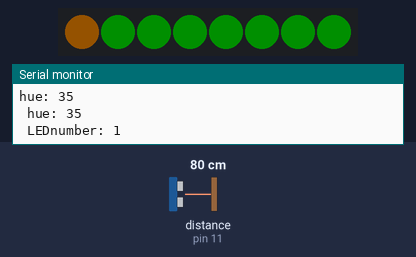
This sketch was run on a simulated Arduino Mega 2560, built with avr-gcc and run on an emulated ATmega2560. On the bench: 8 RGB LEDs in strip order, left to right, the last lines printed to the serial monitor. Wiring (inferred from the names in the program): ultrasonic range finder: trigger pin 10; echo pin 11. The inputs (shaded band) are chosen by the test bench; at power-on: distance to the obstacle (sensor on pin 11) 80 cm. The echo pulse lasts 58.3 µs per cm; dim RGB values are drawn brighter than linear.

Above: at 1.3 s.
1.4 s: distance to the obstacle (sensor on pin 11) set to 2 cm
At 2.0 s:
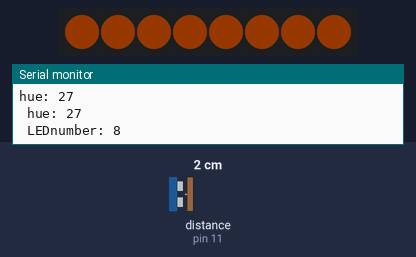
4.6 s: distance to the obstacle (sensor on pin 11) set to 18 cm
At 6.3 s:
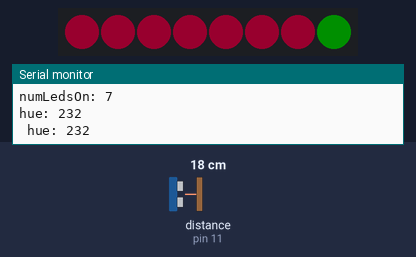
6.6 s: distance to the obstacle (sensor on pin 11) set to 299 cm
At 7.4 s:
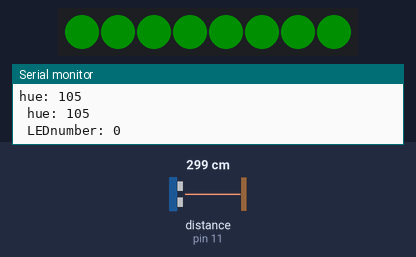
8.3 s: distance to the obstacle (sensor on pin 11) set to 35 cm
At 9.0 s:
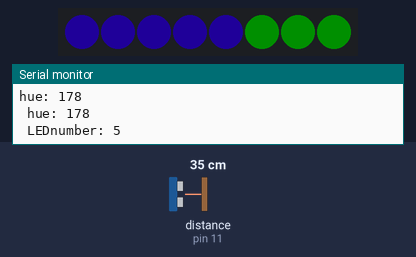
11.5 s: distance to the obstacle (sensor on pin 11) set to 120 cm
At 12.4 s:
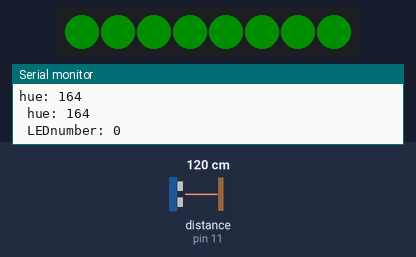
Timing chart, 0 to 14.4 s (numbered marks = the images above; inputs shaded):
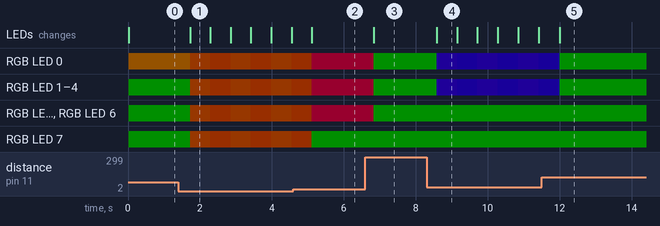

Measured:
- after the input at 1.4 s, RGB LED 0–7: alternates RGB(23, 7, 0) for 0.56 s and RGB(22, 8, 0) for 0.56 s, starting after 0.33 s; the LEDs: change after 0.33 s (image 1)
- after the input at 4.6 s, the LEDs: change after 0.51 s (image 2)
- after the input at 6.6 s, RGB LED 0–6: RGB(23, 0, 7) → RGB(0, 15, 0) after 0.24 s; the LEDs: change after 0.24 s (image 3)
- after the input at 8.3 s, RGB LED 0–4: alternates RGB(5, 0, 25) for 0.57 s and RGB(4, 0, 26) for 0.57 s, starting after 0.28 s; the LEDs: change after 0.28 s (image 4)
- after the input at 11.5 s, the LEDs: change after 0.50 s (image 5)

The sketch:

_main.ino
```cpp
#include "sensorLedManager.h"
#include "ledModule.h"
void setup() {
    Serial.begin(9600);
    initSensorsAndLEDs();
}

void loop() {
    updateSensorsAndLEDs();
    delay(50); // Small delay before the next measurement
}
```

ledModule.cpp
```cpp
// ledModule.cpp - LED Handling

#include "ledModule.h"
#include "config.h"
#include <FastLED.h>   // For CRGB and FastLED functions

// Define the LED array
CRGB leds[NUM_LEDS];

void initLEDs() {
    FastLED.addLeds<NEOPIXEL, LED_PIN>(leds, NUM_LEDS);
    FastLED.setBrightness(30);

   //     for (int i = 0; i < NUM_LEDS; i++) {
      //  leds[i] = CRGB::Red;
    //}
    FastLED.clear();
    FastLED.show();
}

void updateLEDs(int numLedsOn, uint16_t hue) {
    CRGB color = CHSV(hue, 255, 255);
    Serial.print(" hue: ");
    Serial.println(hue);
    Serial.print(" LEDnumber: ");
    Serial.println(numLedsOn);


    for (int i = 0; i < NUM_LEDS; i++) {
        if (i < numLedsOn) {
            leds[i] = color;
        } else {
            leds[i] = CRGB::Green;
        }
    }

    FastLED.show();
    // Do not call FastLED.show() here to optimize performance
}
```

ledModule.h
```cpp
// ledModule.h - LED Module Header

#ifndef LED_MODULE_H
#define LED_MODULE_H

#include <Arduino.h>  // For uint16_t

void initLEDs();
void updateLEDs(int numLedsOn, uint16_t hue);

#endif
```

lightSensorModule.cpp
```cpp

```

microphoneModule.cpp
```cpp

```

remoteControl.cpp
```cpp

```

sensorLedManager.cpp
```cpp
// sensorLedManager.cpp - Sensor and LED Manager

#include "sensorLedManager.h"
#include "ultrasonicSensorModule.h"
#include "ledModule.h"
#include "config.h"
#include <Arduino.h>   // For Arduino functions and types
#include <FastLED.h>   // For FastLED.show()

// Declare global variables
bool sensorConnected[NUM_SENSORS] = {true, false, false}; // Update as needed

void initSensorsAndLEDs() {
    initUltrasonicSensors();
    initLEDs();
}
void updateSensorsAndLEDs() {
    // Choose which sensor to use
    const int sensorIndex = 0; // Use the first sensor (index 0)

    long distance;

    // Check if the chosen sensor is connected
    if (sensorConnected[sensorIndex]) {
        distance = readUltrasonicDistance(sensorIndex + 1);
    } else {
        distance = -1; // Indicate sensor is not connected
    }

    // Process the distance reading
    if (distance == -1) {
        Serial.print("Ultrasonic Sensor ");
        Serial.print(sensorIndex + 1);
        Serial.println(": No valid measurement");

        // Turn off all LEDs since there's no valid measurement
        updateLEDs(0, 0);
    } else {
        Serial.print("Ultrasonic Sensor ");
        Serial.print(sensorIndex + 1);
        Serial.print(": ");
        Serial.print(distance);
        Serial.println(" cm");

        // Calculate the number of LEDs to light up
        int numLedsOn = map(distance, MAX_DISTANCE, MIN_DISTANCE, 0, NUM_LEDS);
        numLedsOn = constrain(numLedsOn, 0, NUM_LEDS);

        // Calculate hue based on distance
        uint8_t hue = map(distance, MAX_DISTANCE, MIN_DISTANCE, 0, 255);

        // Debugging output
        Serial.print("numLedsOn: ");
        Serial.println(numLedsOn);
        Serial.print("hue: ");
        Serial.println(hue);

        // Update the LEDs
        updateLEDs(numLedsOn, hue);
    }

    // Show the updated LED states
    FastLED.show();

    // Add a delay to avoid rapid updates
    delay(500);
}
```

sensorLedManager.h
```cpp
// sensorLedManager.h - Sensor and LED Manager Header

#ifndef SENSOR_LED_MANAGER_H
#define SENSOR_LED_MANAGER_H

void initSensorsAndLEDs();
void updateSensorsAndLEDs();

#endif
```

tempSensorModule.cpp
```cpp

```

ultrasonicSensorModule.cpp
```cpp
// ultrasonicSensorModule.cpp - Ultrasonic Sensor Handling

#include "ultrasonicSensorModule.h"
#include "config.h"
#include <Arduino.h>

void initUltrasonicSensors() {
    pinMode(TRIGGER_PIN_1, OUTPUT);
    pinMode(ECHO_PIN_1, INPUT);
    // Initialize other sensors if connected
}

long readUltrasonicDistance(int sensorIndex) {
    int triggerPin, echoPin;

    switch (sensorIndex) {
        case 1:
            triggerPin = TRIGGER_PIN_1;
            echoPin = ECHO_PIN_1;
            break;
        // Add cases for other sensors if needed
        default:
            return -1; // Invalid sensor index
    }

    // Trigger the ultrasonic sensor
    digitalWrite(triggerPin, LOW);
    delayMicroseconds(5);
    digitalWrite(triggerPin, HIGH);
    delayMicroseconds(10);
    digitalWrite(triggerPin, LOW);

    // Read the echo time
    long duration = pulseIn(echoPin, HIGH, 26000); // Timeout after ~450cm
    if (duration == 0) {
        return -1; // No echo received
    }
    long distance = (duration / 2) * 0.03432;       // Convert to centimeters

    return distance;
}
```

ultrasonicSensorModule.h
```cpp
// ultrasonicSensorModule.h - Ultrasonic Sensor Module Header

#ifndef ULTRASONIC_SENSOR_MODULE_H
#define ULTRASONIC_SENSOR_MODULE_H

void initUltrasonicSensors();
long readUltrasonicDistance(int sensorIndex);

#endif
```

config.h
```cpp
// _config.h - Configuration File

#ifndef CONFIG_H
#define CONFIG_H

// Pin configuration
#define LED_PIN         42      // Pin connected to the NeoPixel matrix
#define MATRIX_WIDTH    8       // Number of LEDs in your strip
#define MATRIX_HEIGHT   1       // Height is 1 for a strip
#define NUM_LEDS        (MATRIX_WIDTH * MATRIX_HEIGHT)
#define NUM_SENSORS     3       // Number of ultrasonic sensors

// Ultrasonic sensor pins
#define TRIGGER_PIN_1   10      // Pin connected to ultrasonic sensor 1 trigger
#define ECHO_PIN_1      11      // Pin connected to ultrasonic sensor 1 echo
#define TRIGGER_PIN_2   12      // Pin connected to ultrasonic sensor 2 trigger
#define ECHO_PIN_2      13      // Pin connected to ultrasonic sensor 2 echo
#define TRIGGER_PIN_3   14      // Pin connected to ultrasonic sensor 3 trigger
#define ECHO_PIN_3      15      // Pin connected to ultrasonic sensor 3 echo

// Sensor thresholds
const int MIN_DISTANCE = 10;    // Minimum distance to start lighting LEDs (in cm)
const int MAX_DISTANCE = 90;    // Maximum distance to light up all LEDs (in cm)

#endif
```
